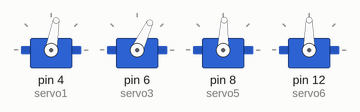
A program run on a simulated Arduino Uno, built with avr-gcc and run on an emulated ATmega328P. Shown: 4 × servo.

Above: at 4.1 s.
At 16.1 s:
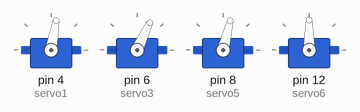
At 26.1 s:
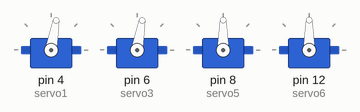
Timing chart, 0 to 27.6 s (numbered marks = the images above):
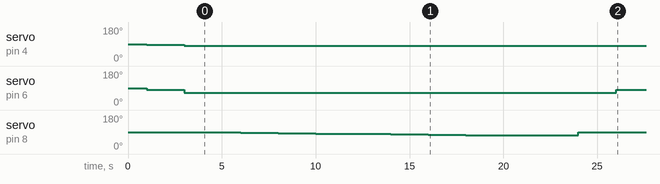

The program:

main.cpp
```cpp
#include <Arduino.h>
#include <Servo.h>

Servo servo1;//サーボ1のインスタンス
Servo servo2;//サーボ2のインスタンス
Servo servo3;//サーボ3のインスタンス
Servo servo4;//サーボ4のインスタンス
Servo servo5;//サーボ5のインスタンス
Servo servo6;//サーボ6のインスタンス


//サーボ1の初期位置
const int s1_init = 90;
const int s2_init = 90;
const int s3_init = 90;
const int s4_init = 90;
const int s5_init = 90;
const int s6_init = 90;


void setup(){

  Serial.begin(115200);

  //サーボ1の信号線を３番ピンに接続
  //（PWMピン以外のピンにも接続可）

  servo1.attach(4);
  servo3.attach(6);
  servo5.attach(8);
  servo6.attach(12);

  //******************初期位置へ移動*************************
  //サーボ出力
  //+で反時計周り
  //servo5.write(-5+s5_init);
  delay(1000);

  servo1.write(-5+s1_init);
  servo3.write(-10+s3_init);

  servo5.write(s5_init);
  delay(2000);

  /*
  servo5.write(15+s5_init);
  //servo6.write(-5+s6_init);
  delay(2000);

  servo5.write(-10+s5_init);
  delay(2000);

  servo5.write(-20+s5_init);
  //servo6.write(s5_init);
  delay(2000);
  */

/**************************************************************/
  //対象物付近へ移動
  servo1.write(-10+s1_init);
  servo3.write(-25+s3_init);
  delay(1000);

  //加工用マニピュレータの加工動作
  servo5.write(-2+s5_init);
  //servo6.write(-2+s5_init);

  delay(2000);

  servo5.write(-4+s5_init);
  //servo6.write(-4+s5_init);
  delay(2000);

  servo5.write(-6+s5_init);
  //servo6.write(-6+s5_init);
  delay(2000);

  servo5.write(-8+s5_init);
  //servo6.write(-8+s5_init);
  delay(2000);


  servo5.write(-10+s5_init);
  //servo6.write(-10+s5_init);
  delay(2000);

  servo5.write(-12+s5_init);
  //servo6.write(-12+s5_init);
  delay(2000);

  servo5.write(-14+s5_init);
  //servo6.write(-14+s5_init);
  delay(2000);

  servo5.write(-16+s5_init);
  delay(2000);

  servo5.write(-18+s5_init);
  //servo6.write(-16+s5_init);
  delay(4000);
//*/


  //加工終わり
  servo5.write(s5_init);

  delay(2000);
  servo1.write(-10+s1_init);
  servo3.write(-10+s3_init);


}


//loop関数は使わない
void loop(){

/*
  //初期位置
  servo5.write(s5_init);
  //servo6.write(s6_init);
  //servo2.write(s2_init);
  delay(1000);

    //サーボ出力
  //+で反時計周り
  servo5.write(5+s5_init);
  //servo6.write(-10+s6_init);
  Serial.print("10 degree\n");
  delay(1000);

*/

/*
  digitalWrite(2, HIGH);
  digitalWrite(12, LOW);

  delay(1000);

  digitalWrite(2, LOW);
  digitalWrite(12, HIGH);
  delay(1000);
*/


}
```

Measured:
- by itself, servo on pin 6 (servo3): 90° → 80° at 1.0 s, → 65° 2.0 s later, → 80° 23.0 s later
